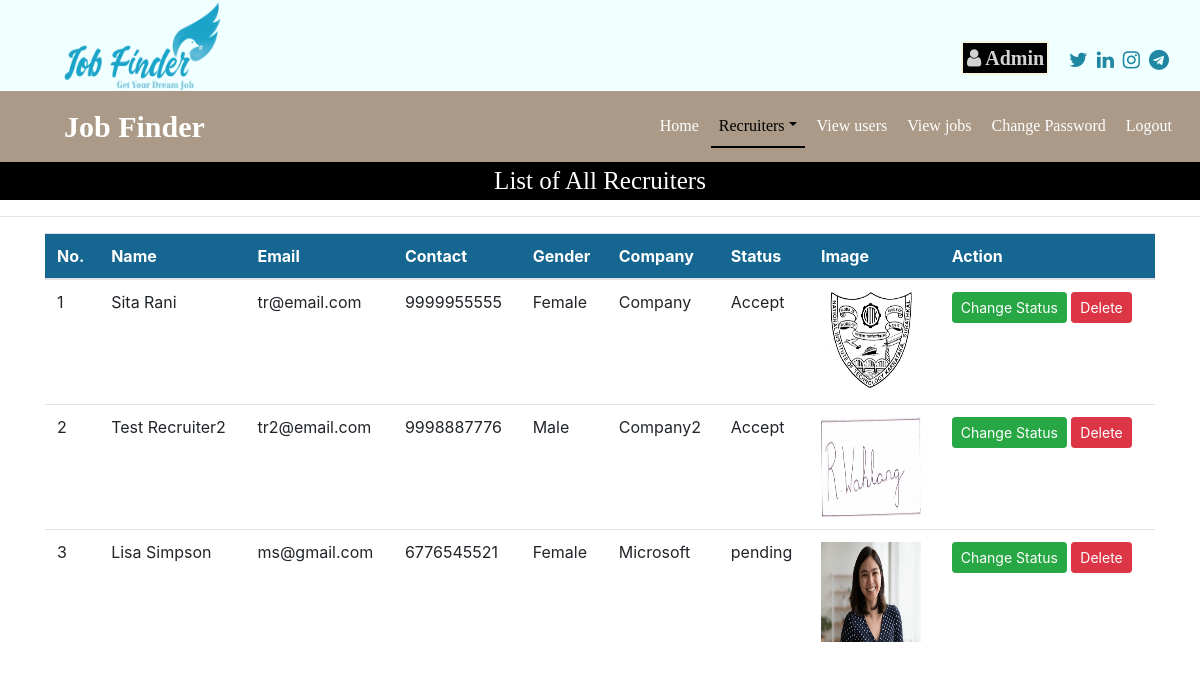
/recruiter_all (signed in), run on the app's committed database.
### job/models.py (models this page shows, shortened)
class Recruiter(models.Model):
    user = models.ForeignKey(User, on_delete=models.CASCADE)
    mobile = models.CharField(max_length=15, null=True)
    image = models.FileField(null=True)
    gender = models.CharField(max_length=10, null=True)
    company = models.CharField(max_length=50, null=True)
    type = models.CharField(max_length=15, null=True)
    status = models.CharField(max_length=20, null=True)

### job/views.py (the view)
# urls.py: path('recruiter_all', recruiter_all, name="recruiter_all"),
def recruiter_all(request):
    if not request.user.is_authenticated:
        return redirect('admin_login')
    data = Recruiter.objects.all()
    d = {'data': data}
    return render(request, 'recruiter_all.html', d)

### job/templates/recruiter_all.html (shortened to what this page needs)
{% load static %}
{% block body %}
{% include 'admin_navigations.html' %}
<div class="bef_log_page" value="admin_recruiter" style="font-family:'Monotype Corsiva'; font-size:25px; color: white; background-color: black; text-align: center">
    List of All Recruiters
</div>
<hr>
<div class="container">
<table class="table table-hover" id="example">
    <thead>
    <tr style="background-color: #156690; color: white">
        <th>No.</th>
        <th>Name</th>
        <th>Email</th>
        <th>Contact</th>
        <th>Gender</th>
        <th>Company</th>
        <th>Status</th>
        <th>Image</th>
        <th>Action</th>
    </tr>
    </thead>
    <tbody>
    {% for i in data %}
    <tr>
        <td>{{forloop.counter}}</td>
        <td>{{i.user.first_name}} {{i.user.last_name}}</td>
        <td>{{i.user.username}}</td>
        <td>{{i.mobile}}</td>
        <td>{{i.gender}}</td>
        <td>{{i.company}}</td>
        <td>{{i.status}}</td>
        <td><img src="{{i.image.url}}" style="width: 100px; height: 100px;"></td>
        <td><a href="{% url 'change_status' i.id %}" class="btn btn-success btn-sm" onclick="return confirm('Change Status?')">Change Status</a>
            <a href="{% url 'delete_recruiter' i.user.id %}" class="btn btn-danger btn-sm" onclick="return confirm('Delete user?')">Delete</a>
        </td>
    </tr>
    {% endfor %}
    </tbody>
</table>
</div>
{% endblock %}

### data on the page
Recruiter: user.first_name "Sita", user.last_name "Rani", user.username "tr@email.com", mobile "9999955555", gender "Female", company "Company", status "Accept", image (picture)
Recruiter: user.first_name "Test", user.last_name "Recruiter2", user.username "tr2@email.com", mobile "9998887776", gender "Male", company "Company2", status "Accept", image (picture)
Recruiter: user.first_name "Lisa", user.last_name "Simpson", user.username "ms@gmail.com", mobile "6776545521", gender "Female", company "Microsoft", status "pending", image (picture)
